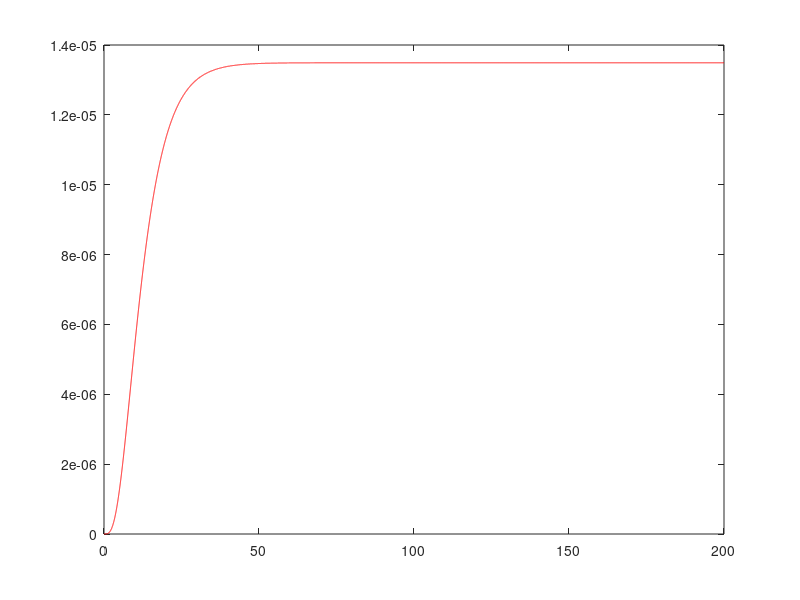

MATLAB code to generate this figure:
%pre-1991 data from stochastic model
%{
birthRate = 0.060;
deathRate = 0.045;
n0value = 4;
%}

%post-1991 data from stochastic model
%{
deathRate=0.03;
birthRate=0.23;
n0value = 18;
%}

%all data from stochastic model
birthRate = 0.165;
deathRate = 0.01;
n0value = 4;


rValue = birthRate-deathRate;
tt = 0:0.01:200;

%probability of extinction values
pValsNumer = deathRate.*(1-exp(-rValue.*tt));
pValsDenom = birthRate - deathRate.*exp(-rValue.*tt);
pVals = (pValsNumer./pValsDenom).^n0value;

plot(tt,pVals,'r-')

probExtinction = (deathRate/birthRate)^n0value